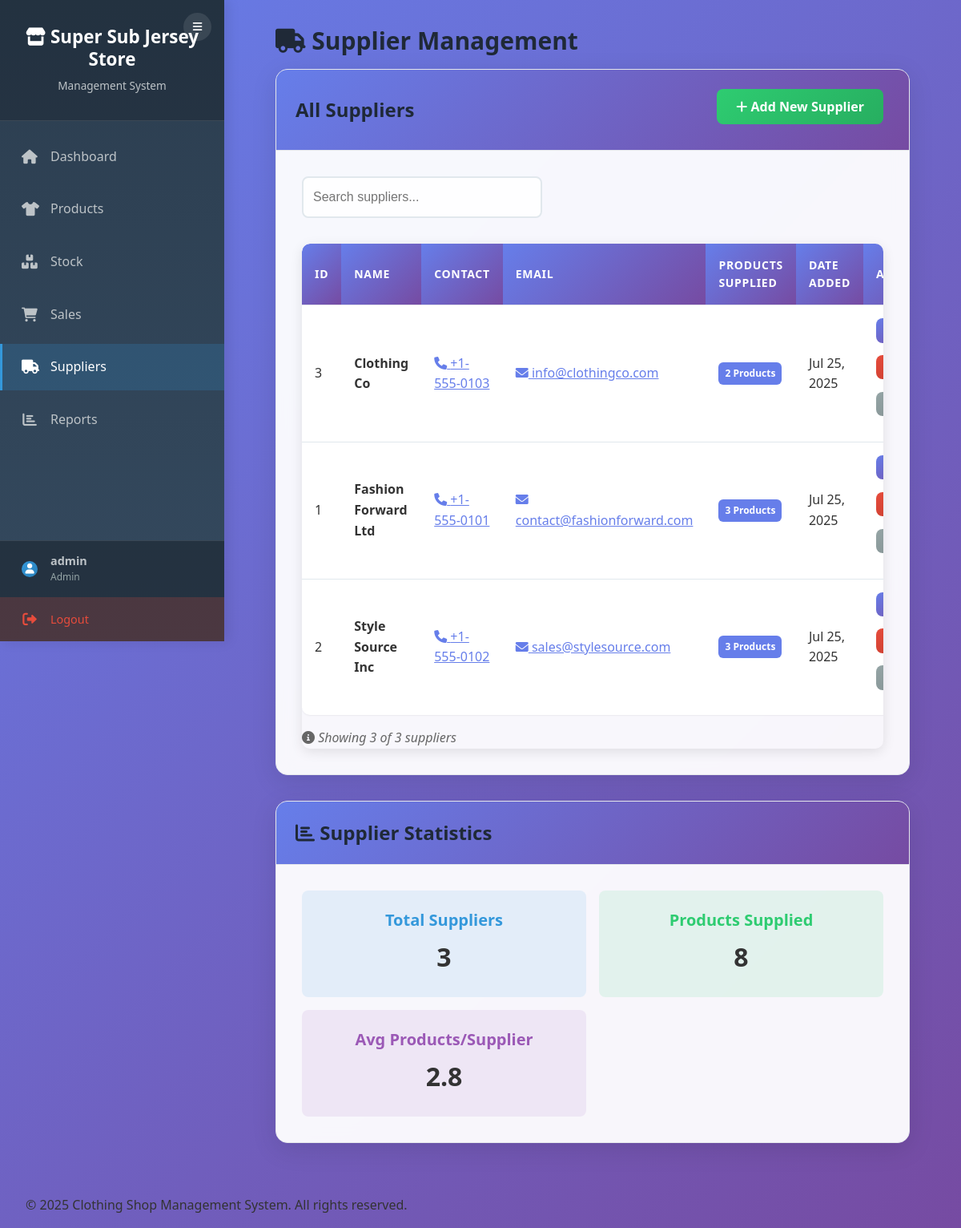
Screenshot of /suppliers/view_suppliers.php (signed in) with the database file from the repository.
### tables this page shows
CREATE TABLE suppliers (
    supplier_id INT AUTO_INCREMENT PRIMARY KEY,
    name VARCHAR(100) NOT NULL,
    contact VARCHAR(20),
    email VARCHAR(100),
    address TEXT,
    created_at TIMESTAMP DEFAULT CURRENT_TIMESTAMP
);

### includes/auth.php (called while the page is built, shortened)
<?php
function isLoggedIn() {
    return isset($_SESSION['user_id']);
}
function isAdmin() {
    return isLoggedIn() && $_SESSION['role'] === 'admin';
}
?>

### suppliers/view_suppliers.php (the view, shortened to what this page needs)
<?php
require_once '../includes/config.php';
require_once '../includes/auth.php';
?>
<?php include '../includes/header.php'; ?>
<h2><i class="fas fa-truck"></i> Supplier Management</h2>
<div class="card">
    <div class="card-header">
        <h3>All Suppliers</h3>
        <?php if (isAdmin()): ?>
            <a href="add_supplier.php" class="btn btn-success">
                <i class="fas fa-plus"></i> Add New Supplier
            </a>
        <?php endif; ?>
    </div>
    <div class="card-body">
        <div style="margin-bottom: 2rem;">
            <input type="text" id="searchInput" placeholder="Search suppliers..."
                   class="form-control" style="max-width: 300px;">
        </div>
        <div class="table-responsive">
            <table class="table" id="suppliersTable">
                <thead>
                    <tr>
                        <th>ID</th>
                        <th>Name</th>
                        <th>Contact</th>
                        <th>Email</th>
                        <th>Products Supplied</th>
                        <th>Date Added</th>
                        <?php if (isAdmin()): ?>
                            <th>Actions</th>
                        <?php endif; ?>
                    </tr>
                </thead>
                <tbody>
                    <?php
                    $stmt = $conn->query("
                        SELECT s.*, COUNT(p.product_id) as product_count
                        FROM suppliers s
                        LEFT JOIN products p ON s.supplier_id = p.supplier_id
                        GROUP BY s.supplier_id
                        ORDER BY s.name
                    ");
                    while ($row = $stmt->fetch_assoc()):
                    ?>
                    <tr>
                        <td><?php echo $row['supplier_id']; ?></td>
                        <td>
                            <strong><?php echo htmlspecialchars($row['name']); ?></strong>
                        </td>
                        <td>
                            <a href="tel:<?php echo $row['contact']; ?>" class="text-primary">
                                <i class="fas fa-phone"></i> <?php echo htmlspecialchars($row['contact']); ?>
                            </a>
                        </td>
                        <td>
                            <a href="mailto:<?php echo $row['email']; ?>" class="text-primary">
                                <i class="fas fa-envelope"></i> <?php echo htmlspecialchars($row['email']); ?>
                            </a>
                        </td>
                        <td>
                            <span class="badge" style="background: #667eea; color: white; padding: 0.5rem;">
                                <?php echo $row['product_count']; ?> Products
                            </span>
                        </td>
                        <td><?php echo date('M j, Y', strtotime($row['created_at'])); ?></td>
                        <?php if (isAdmin()): ?>
                            <td>
                                <a href="edit_supplier.php?id=<?php echo $row['supplier_id']; ?>"
                                   class="btn btn-primary btn-sm" title="Edit Supplier">
                                </a>
                                <a href="delete_supplier.php?id=<?php echo $row['supplier_id']; ?>"
                                   class="btn btn-danger btn-sm btn-delete" title="Delete Supplier">
                                </a>
                                <a href="supplier_products.php?id=<?php echo $row['supplier_id']; ?>"
                                   class="btn btn-secondary btn-sm" title="View Products">
                                </a>
                            </td>
                        <?php endif; ?>
                    </tr>
                    <?php endwhile; ?>
                </tbody>
            </table>
        </div>
    </div>
</div>
<div class="card">
    <div class="card-header">
        <h3><i class="fas fa-chart-bar"></i> Supplier Statistics</h3>
    </div>
    <div class="card-body">
        <div style="display: grid; grid-template-columns: repeat(auto-fit, minmax(250px, 1fr)); gap: 1rem;">
            <?php
            $supplierStats = $conn->query("
                SELECT
                    COUNT(DISTINCT s.supplier_id) as total_suppliers,
                    COUNT(p.product_id) as total_products,
                    AVG(product_count.count) as avg_products_per_supplier
                FROM suppliers s
                LEFT JOIN products p ON s.supplier_id = p.supplier_id
                LEFT JOIN (
                    SELECT supplier_id, COUNT(*) as count
                    FROM products
                    GROUP BY supplier_id
                ) product_count ON s.supplier_id = product_count.supplier_id
            ")->fetch_assoc();
            ?>
            <div style="text-align: center; padding: 1.5rem; background: rgba(52, 152, 219, 0.1); border-radius: 8px;">
                <h4 style="margin: 0; color: #3498db;">Total Suppliers</h4>
                <p style="font-size: 2rem; font-weight: bold; margin: 0.5rem 0 0 0;">
                    <?php echo $supplierStats['total_suppliers']; ?>
                </p>
            </div>
            <div style="text-align: center; padding: 1.5rem; background: rgba(46, 204, 113, 0.1); border-radius: 8px;">
                <h4 style="margin: 0; color: #2ecc71;">Products Supplied</h4>
                <p style="font-size: 2rem; font-weight: bold; margin: 0.5rem 0 0 0;">
                    <?php echo $supplierStats['total_products']; ?>
                </p>
            </div>
            <div style="text-align: center; padding: 1.5rem; background: rgba(155, 89, 182, 0.1); border-radius: 8px;">
                <h4 style="margin: 0; color: #9b59b6;">Avg Products/Supplier</h4>
                <p style="font-size: 2rem; font-weight: bold; margin: 0.5rem 0 0 0;">
                    <?php echo number_format($supplierStats['avg_products_per_supplier'] ?? 0, 1); ?>
                </p>
            </div>
        </div>
    </div>
</div>
<?php include '../includes/footer.php'; ?>

### includes/header.php (style rules this page uses)
* { margin: 0; padding: 0; box-sizing: border-box; }
body { font-family: 'Segoe UI', Tahoma, Geneva, Verdana, sans-serif; line-height: 1.6; color: #333; background: linear-gradient(135deg, #667eea 0%, #764ba2 100%); min-height: 100vh; }
.card { background: rgba(255, 255, 255, 0.95); backdrop-filter: blur(10px); border-radius: 15px; box-shadow: 0 8px 32px rgba(0, 0, 0, 0.1); margin-bottom: 2rem; overflow: hidden; transition: transform 0.3s ease; }
.card-header { background: linear-gradient(135deg, #667eea 0%, #764ba2 100%); color: white; padding: 1.5rem; display: flex; justify-content: space-between; align-items: center; }
.card-header h3 { margin: 0; font-size: 1.5rem; }
.card-body { padding: 2rem; }
.form-control { width: 100%; padding: 0.75rem; border: 2px solid #e1e8ed; border-radius: 8px; font-size: 1rem; transition: all 0.3s ease; background: rgba(255, 255, 255, 0.9); }
.btn { display: inline-block; padding: 0.75rem 1.5rem; border: none; border-radius: 8px; font-size: 1rem; font-weight: 600; text-decoration: none; cursor: pointer; transition: all 0.3s ease; margin-right: 0.5rem; margin-bottom: 0.5rem; }
.btn-primary { background: linear-gradient(135deg, #667eea 0%, #764ba2 100%); color: white; }
.btn-success { background: linear-gradient(135deg, #2ecc71 0%, #27ae60 100%); color: white; }
.btn-danger { background: linear-gradient(135deg, #e74c3c 0%, #c0392b 100%); color: white; }
.btn-secondary { background: linear-gradient(135deg, #95a5a6 0%, #7f8c8d 100%); color: white; }
.btn-sm { padding: 0.4rem 0.8rem; font-size: 0.875rem; }
.table-responsive { overflow-x: auto; border-radius: 10px; box-shadow: 0 4px 15px rgba(0, 0, 0, 0.1); }
.table { width: 100%; border-collapse: collapse; background: white; border-radius: 10px; overflow: hidden; }
.table th { background: linear-gradient(135deg, #667eea 0%, #764ba2 100%); color: white; padding: 1rem; text-align: left; font-weight: 600; }
.table td { padding: 1rem; border-bottom: 1px solid #e1e8ed; }
.text-primary { color: #667eea !important; }

### suppliers/view_suppliers.php (style rules this page uses)
.badge { display: inline-block; padding: 0.35em 0.65em; font-size: 0.75em; font-weight: 700; line-height: 1; text-align: center; white-space: nowrap; vertical-align: baseline; border-radius: 0.375rem; }
.table tbody tr { transition: all 0.2s ease; }
.btn-sm { margin-right: 0.25rem; }

### rows the page displays
suppliers: supplier_id "3", name "Clothing Co", contact "+1-555-0103", email "info@clothingco.com", product_count "2", created_at "Jul 25, 2025"
suppliers: supplier_id "1", name "Fashion Forward Ltd", contact "+1-555-0101", email "contact@fashionforward.com", product_count "3", created_at "Jul 25, 2025"
suppliers: supplier_id "2", name "Style Source Inc", contact "+1-555-0102", email "sales@stylesource.com", product_count "3", created_at "Jul 25, 2025"

### other values shown
$_SESSION['username'] "admin"
$_SESSION['role'] "Admin"
$supplierStats['total_suppliers'] "3"
$supplierStats['total_products'] "8"
$supplierStats['avg_products_per_supplier'] "2.8"
